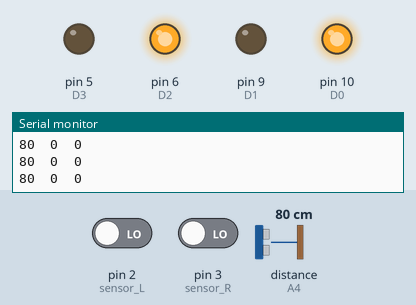
Simulated run of this sketch. Board: Arduino Uno, built with avr-gcc and run on an emulated ATmega328P. Parts: output pins drawn as LEDs (lit = HIGH), the last lines printed to the serial monitor. Wiring (inferred from the names in the program): ultrasonic range finder: trigger A5; echo A4. Dashed ring = blinking. The test bench sets the inputs (shaded band); at power-on: distance to the obstacle (sensor on A4) 80 cm, pin 3 (sensor_R) LOW, pin 2 (sensor_L) LOW. The echo pulse lasts 58.3 µs per cm; pins used as bus, display or sensor lines are not drawn.

Above: at 1.2 s.
1.3 s: distance to the obstacle (sensor on A4) set to 94 cm
2.8 s: distance to the obstacle (sensor on A4) set to 103 cm
At 3.2 s:
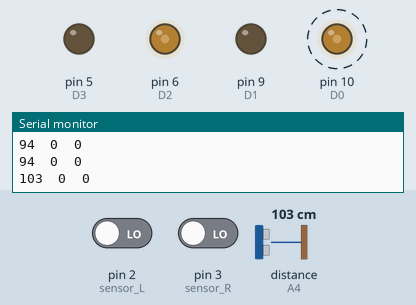
5.8 s: pin 3 (sensor_R) driven HIGH
At 7.2 s:
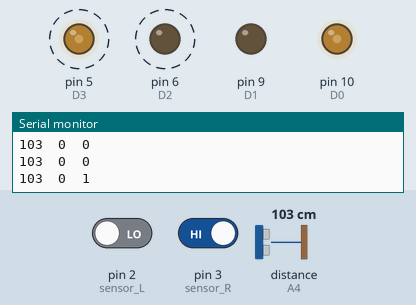
8.8 s: pin 2 (sensor_L) driven HIGH
At 9.9 s:
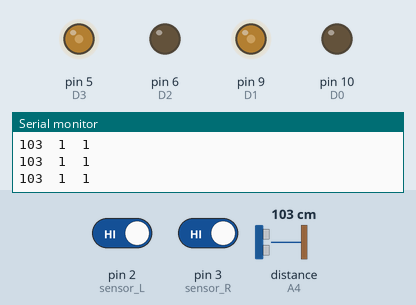
10.7 s: distance to the obstacle (sensor on A4) set to 2 cm
At 11.0 s:
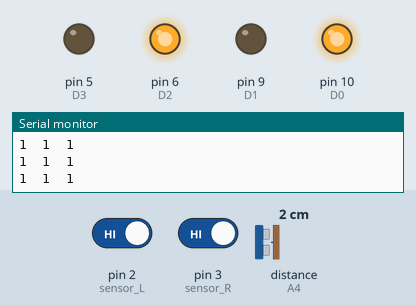
12.2 s: distance to the obstacle (sensor on A4) set to 120 cm
At 12.5 s:
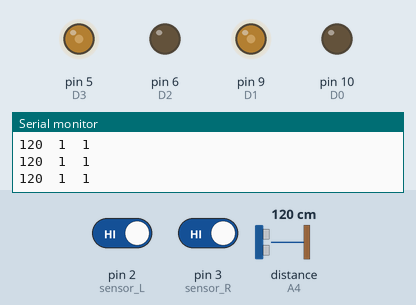
Timing chart, 0 to 14.7 s (numbered marks = the images above; inputs shaded):
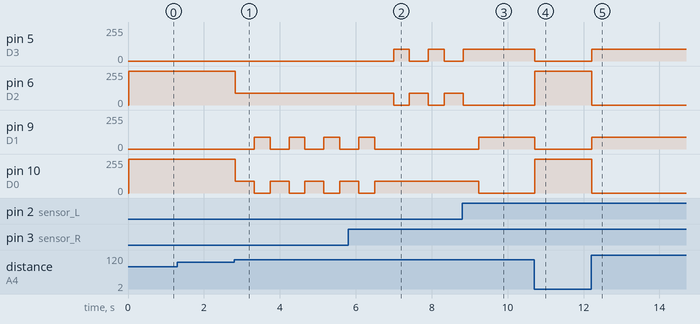

The sketch:

Sumonano.ino
```cpp
#define sensor_L 2
#define sensor_R 3
#define L digitalRead(sensor_L)
#define R digitalRead(sensor_R)

#define TrigPin A5
#define EchoPin A4

#define D0 10
#define D1 9
#define D2 6
#define D3 5

int duration, cm;
float  speed = 90.5;
int ea = 100;

void setup() {
  Serial.begin(9600);
  pinMode(D0, OUTPUT);
  pinMode(D1, OUTPUT);
  pinMode(D2, OUTPUT);
  pinMode(D3, OUTPUT);
  pinMode(sensor_L, INPUT);
  pinMode(sensor_R, INPUT);
  pinMode(TrigPin, OUTPUT);
  pinMode(EchoPin, INPUT);
}

void loop() {
  readSensor();
  if (cm < ea){
    int forwardspeed  = 255;
  analogWrite(D0, forwardspeed);
  digitalWrite(D1, LOW);
  analogWrite(D2, forwardspeed);
  digitalWrite(D3, LOW);
  }
   else if (L == 1 && R == 1) {
    fd();
  }
  else if (L == 0 && R == 0) {
    stop();
    bk();
    delay(500);
    sl();
    delay(400);
  }

  else if (L == 0 && R == 1) {

    stop();

    bk();
    delay(500);
    sr();
    delay(400);
  }
  else if (L == 1 && R == 0) {
    stop();
    bk();
    delay(500);
    sl();
    delay(400);
  }
}

void readSensor() {
  digitalWrite(TrigPin, LOW);
  delayMicroseconds(2);
  digitalWrite(TrigPin, HIGH);
  delayMicroseconds(5);
  digitalWrite(TrigPin, LOW);

  duration = pulseIn(EchoPin, HIGH);
  cm = duration / 29 / 2;
  Serial.print(String(cm) + "\t");
  Serial.print(String(L) + "\t");
  Serial.println(R);
  delay(10);
}

void fd() {
  analogWrite(D1, speed);
  digitalWrite(D0, LOW);
  analogWrite(D3, speed);
  digitalWrite(D2, LOW);
}

void bk() {
  analogWrite(D0, speed);
  digitalWrite(D1, LOW);
  analogWrite(D2, speed);
  digitalWrite(D3, LOW);
}

void sl() {
  analogWrite(D1, speed);
  digitalWrite(D0, LOW);
  analogWrite(D2, speed);
  digitalWrite(D3, LOW);
}

void sr() {
  analogWrite(D0, speed);
  digitalWrite(D1, LOW);
  analogWrite(D3, speed);
  digitalWrite(D2, LOW);
}

void stop() {
  digitalWrite(D0, HIGH);
  digitalWrite(D1, HIGH);
  digitalWrite(D2, HIGH);
  digitalWrite(D3, HIGH);
}
```

Measured:
- the behaviour switches between 99 and 100 cm on distance to the obstacle (sensor on A4) (found by bisection; images 0 and 1)
- after the input at 2.8 s, pin 6 (D2): 255/255 → 90/255 at once; pin 9 (D1): alternates 90/255 for 0.42 s and 0/255 for 0.50 s, starting after 0.53 s; pin 10 (D0): alternates 90/255 for 0.50 s and 0/255 for 0.42 s, starting at once
- after the input at 5.8 s, pin 5 (D3): alternates 90/255 for 0.42 s and 0/255 for 0.50 s, starting after 1.2 s; pin 6 (D2): alternates 90/255 for 0.50 s and 0/255 for 0.42 s, starting after 1.2 s; pin 9 (D1): goes on until 6.5 s, then stays 0/255; pin 10 (D0): goes on until 6.5 s, then stays 90/255
- after the input at 8.8 s, pin 5 (D3): goes on until 8.8 s, then stays 90/255; pin 6 (D2): goes on until 8.8 s, then stays 0/255; pin 9 (D1): 0/255 → 90/255 after 0.45 s; pin 10 (D0): 90/255 → 0/255 after 0.45 s
- after the input at 10.7 s, pin 5 (D3), pin 9 (D1): 90/255 → 0/255 at once; pin 6 (D2), pin 10 (D0): 0/255 → 255/255 at once
- after the input at 12.2 s, pin 5 (D3), pin 9 (D1): 0/255 → 90/255 at once; pin 6 (D2), pin 10 (D0): 255/255 → 0/255 at once
